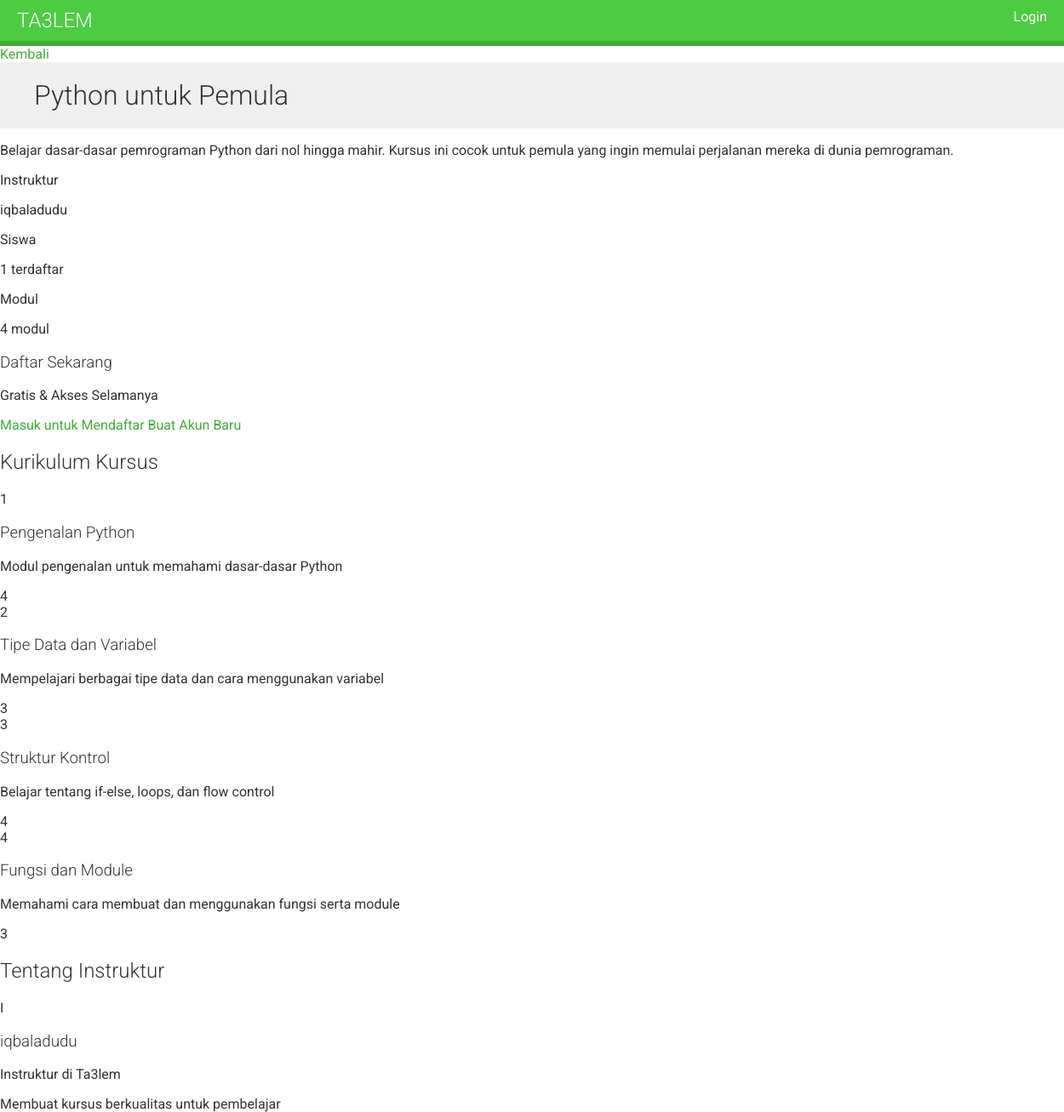
The page /course/python-untuk-pemula/ on the database its author committed.
### courses/models.py (models this page shows, shortened)
class Course(models.Model):
    owner = models.ForeignKey(User, on_delete=models.CASCADE, related_name='courses_created')
    subject = models.ForeignKey(Subject, on_delete=models.CASCADE, related_name='courses')
    title = models.CharField(max_length=200)
    slug = models.SlugField(max_length=200, unique=True)
    overview = models.TextField()
    created = models.DateTimeField(auto_now_add=True)
    students = models.ManyToManyField(User, related_name='courses_joined', blank=True)
    class Meta:
        ordering = ['-created']

class Module(models.Model):
    course = models.ForeignKey(Course, on_delete=models.CASCADE, related_name='modules')
    title = models.CharField(max_length=200)
    description = models.TextField(blank=True)
    order = OrderField(blank=True, for_fields=['course'])
    class Meta:
        ordering = ['order']

### users/models.py (models this page shows, shortened)
class User(AbstractUser):
    STUDENT = 'student'
    INSTRUCTOR = 'instructor'
    STAFF = 'staff'
    ROLE_CHOICES = [
        (STUDENT, 'Student'),
        (INSTRUCTOR, 'Instructor'),
        (STAFF, 'Staff'),
    ]
    role = models.CharField(
        max_length=20,
        choices=ROLE_CHOICES,
        default=STUDENT,
        help_text='User role in the LMS'
    )
    is_active = models.BooleanField(default=False)
    avatar = models.ImageField(upload_to='avatars/', blank=True, null=True)
    bio = models.TextField(blank=True)
    phone_number = models.CharField(max_length=20, blank=True)
    date_of_birth = models.DateField(blank=True, null=True)
    address = models.TextField(blank=True)
    city = models.CharField(max_length=100, blank=True)
    country = models.CharField(max_length=100, blank=True)
    postal_code = models.CharField(max_length=20, blank=True)
    timezone = models.CharField(max_length=50, default='UTC')
    language = models.CharField(max_length=10, default='en')
    email_notifications = models.BooleanField(default=True)
    created_at = models.DateTimeField(auto_now_add=True)
    updated_at = models.DateTimeField(auto_now=True)
    class Meta:
        permissions = [
            ('view_dashboard', 'Can view dashboard'),
        ]

### courses/views.py (the view)
# urls.py: path('<slug:slug>/', views.CourseDetailView.as_view(), name='course_detail'),
class CourseDetailView(DetailView):
    model = Course
    template_name = 'courses/course/detail.html'
    def get_context_data(self, **kwargs):
        context = super().get_context_data(**kwargs)
        context['enroll_form'] = CourseEnrollForm(
            initial={'course': self.object}
        )
        return context

### courses/templates/courses/course/detail.html (shortened to what this page needs)
{% extends "base.html" %}
{% block content %}
    <div class="relative bg-gradient-to-br from-blue-600 via-purple-600 to-pink-500 text-white py-8 sm:py-12 lg:py-16 overflow-hidden">
        <div class="relative max-w-7xl mx-auto px-4 sm:px-6 lg:px-8">
            <div class="lg:flex lg:items-start lg:gap-8">
                <div class="flex-1">
                    <div class="mb-4">
                        <a href="{% url 'course_list_subject' course.subject.slug %}"
                           class="inline-flex items-center text-white/90 hover:text-white text-xs sm:text-sm font-semibold mb-4 px-3 sm:px-4 py-2 bg-white/10 backdrop-blur-sm rounded-full hover:bg-white/20 transition-all duration-200">
                            <span class="sm:hidden">Kembali</span>
                        </a>
                    </div>
                    <h1 class="text-2xl sm:text-3xl md:text-4xl lg:text-5xl font-extrabold mb-3 sm:mb-4 leading-tight">{{ course.title }}</h1>
                    <p class="text-sm sm:text-base lg:text-xl text-blue-50 mb-4 sm:mb-6 leading-relaxed">{{ course.overview }}</p>
                    <div class="flex flex-wrap items-center gap-3 sm:gap-4 lg:gap-6">
                        <div class="flex items-center bg-white/10 backdrop-blur-sm px-3 sm:px-4 py-2 sm:py-3 rounded-xl">
                            <div>
                                <p class="text-[10px] sm:text-xs opacity-80 font-medium">Instruktur</p>
                                <p class="font-bold text-xs sm:text-sm">{{ course.owner.username }}</p>
                            </div>
                        </div>
                        <div class="flex items-center bg-white/10 backdrop-blur-sm px-3 sm:px-4 py-2 sm:py-3 rounded-xl">
                            <div>
                                <p class="text-[10px] sm:text-xs opacity-80 font-medium">Siswa</p>
                                <p class="font-bold text-xs sm:text-sm">{{ course.students.count }} terdaftar</p>
                            </div>
                        </div>
                        <div class="flex items-center bg-white/10 backdrop-blur-sm px-3 sm:px-4 py-2 sm:py-3 rounded-xl">
                            <div>
                                <p class="text-[10px] sm:text-xs opacity-80 font-medium">Modul</p>
                                <p class="font-bold text-xs sm:text-sm">{{ course.modules.count }} modul</p>
                            </div>
                        </div>
                    </div>
                </div>
            </div>
        </div>
    </div>
    <div class="max-w-7xl mx-auto px-4 sm:px-6 lg:px-8 py-6 sm:py-8 lg:py-12">
        <div class="lg:hidden mb-6 sm:mb-8">
            <div class="bg-white/90 backdrop-blur-sm rounded-2xl shadow-2xl p-5 sm:p-6 border border-gray-100">
                <div class="flex items-center justify-between mb-4">
                    <div>
                        <h3 class="text-lg sm:text-xl font-extrabold text-gray-900">Daftar Sekarang</h3>
                        <p class="text-xs sm:text-sm text-gray-600">Gratis & Akses Selamanya</p>
                    </div>
                </div>
                {% if user.is_authenticated %}
                    {% if user in course.students.all %}
                        <a href="{% url 'student_course_detail' course.id %}"
                           class="block w-full bg-gradient-to-r from-green-500 to-emerald-500 hover:from-green-600 hover:to-emerald-600 text-white font-bold py-3 sm:py-4 px-6 rounded-xl text-center transition-all duration-200 mb-3 shadow-xl hover:shadow-2xl text-sm sm:text-base">
                            <i class="fas fa-play-circle mr-2"></i>
                            Lanjutkan Belajar
                        </a>
                        <p class="text-center text-xs sm:text-sm font-semibold px-4 py-2.5 sm:py-3 bg-green-50 text-green-700 rounded-xl">
                            <i class="fas fa-check-circle mr-1"></i>
                            Anda sudah terdaftar
                        </p>
                    {% else %}
                        <form action="{% url 'student_enroll_course' %}" method="post">
                            {% csrf_token %}
                            {{ enroll_form.as_p }}
                            <button type="submit"
                                    class="w-full bg-gradient-to-r from-blue-600 to-purple-600 hover:from-blue-700 hover:to-purple-700 text-white font-bold py-3 sm:py-4 px-6 rounded-xl transition-all duration-200 shadow-xl hover:shadow-2xl text-sm sm:text-base">
                                <i class="fas fa-user-plus mr-2"></i>
                                Daftar Kursus Gratis
                            </button>
                        </form>
                    {% endif %}
                {% else %}
                    <a href="{% url 'student_login' %}?next={{ request.path }}"
                       class="block w-full bg-gradient-to-r from-blue-600 to-purple-600 hover:from-blue-700 hover:to-purple-700 text-white font-bold py-3 sm:py-4 px-6 rounded-xl text-center transition-all duration-200 shadow-xl hover:shadow-2xl mb-3 text-sm sm:text-base">
                        Masuk untuk Mendaftar
                    </a>
                    <a href="{% url 'student_registration' %}"
                       class="block w-full bg-white hover:bg-gray-50 text-blue-600 font-bold py-3 sm:py-4 px-6 rounded-xl text-center border-2 border-blue-600 transition-all duration-200 text-sm sm:text-base">
                        Buat Akun Baru
                    </a>
                {% endif %}
            </div>
        </div>
        <div class="lg:flex lg:gap-8">
            <div class="flex-1 mb-8 lg:mb-0">
                <div class="bg-white/80 backdrop-blur-sm rounded-2xl shadow-xl p-5 sm:p-6 lg:p-8 mb-6 sm:mb-8 border border-gray-100">
                    <h2 class="text-xl sm:text-2xl lg:text-3xl font-extrabold text-gray-900 mb-4 sm:mb-6 flex items-center">
                        <span class="text-lg sm:text-2xl lg:text-3xl">Kurikulum Kursus</span>
                    </h2>
                    {% if course.modules.all %}
                        <div class="space-y-3 sm:space-y-4">
                            {% for module in course.modules.all %}
                                <div class="group border-2 border-gray-200 rounded-xl overflow-hidden hover:border-blue-300 hover:shadow-lg transition-all duration-200">
                                    <div class="bg-gradient-to-r from-gray-50 to-blue-50 px-3 sm:px-4 lg:px-6 py-3 sm:py-4 flex items-start justify-between flex-wrap gap-3">
                                        <div class="flex items-start flex-1 min-w-0">
                                            <div class="flex-shrink-0 w-10 h-10 sm:w-12 sm:h-12 bg-gradient-to-br from-blue-500 to-purple-500 rounded-xl flex items-center justify-center mr-3 sm:mr-4 shadow-lg">
                                                <span class="text-white font-extrabold text-base sm:text-lg">{{ forloop.counter }}</span>
                                            </div>
                                            <div class="flex-1 min-w-0">
                                                <h3 class="text-base sm:text-lg font-bold text-gray-900 mb-1 group-hover:text-blue-600 transition-colors">{{ module.title }}</h3>
                                                {% if module.description %}
                                                    <p class="text-xs sm:text-sm text-gray-600 line-clamp-2">{{ module.description }}</p>
                                                {% endif %}
                                            </div>
                                        </div>
                                        <div class="flex items-center bg-white px-2.5 sm:px-3 py-1.5 sm:py-2 rounded-lg shadow-sm">
                                            <span class="text-xs sm:text-sm font-bold text-gray-700">{{ module.contents.count }}</span>
                                        </div>
                                    </div>
                                </div>
                            {% endfor %}
                        </div>
                    {% endif %}
                </div>
                <div class="bg-white/80 backdrop-blur-sm rounded-2xl shadow-xl p-5 sm:p-6 lg:p-8 border border-gray-100">
                    <h2 class="text-xl sm:text-2xl lg:text-3xl font-extrabold text-gray-900 mb-4 sm:mb-6 flex items-center">
                        <span class="text-lg sm:text-2xl lg:text-3xl">Tentang Instruktur</span>
                    </h2>
                    <div class="flex items-start gap-3 sm:gap-4">
                        <div class="w-16 h-16 sm:w-20 sm:h-20 rounded-2xl bg-gradient-to-br from-blue-500 via-purple-500 to-pink-500 flex items-center justify-center text-white text-2xl sm:text-3xl font-extrabold flex-shrink-0 shadow-xl">
                            {{ course.owner.username.0|upper }}
                        </div>
                        <div class="flex-1 min-w-0">
                            <h3 class="text-lg sm:text-xl font-bold text-gray-900 mb-2">{{ course.owner.username }}</h3>
                            <p class="text-sm sm:text-base text-gray-600 mb-3">Instruktur di Ta3lem</p>
                            <div class="flex items-center text-xs sm:text-sm text-gray-500">
                                <span>Membuat kursus berkualitas untuk pembelajar</span>
                            </div>
                        </div>
                    </div>
                </div>
            </div>
        </div>
    </div>
{% endblock %}

### courses/static/css/base.css (style rules this page uses)
body { margin:0; font-family:'Roboto', sans-serif; font-weight:400; color:#333; }
a { color:#3fad37; text-decoration:none; }
h1, h2, h3, h4, h5, h6 { font-family:'Roboto', sans-serif; font-weight:300; }
h1 { background:#efefef; width:100%; overflow:auto; padding:20px 0 20px 40px; margin:0; }

### rows shown on the page
Course: title "Python untuk Pemula", overview "Belajar dasar-dasar pemrograman Python dari nol hingga mahir. Kursus ini cocok untuk pemula yang ingin memulai perjalanan mereka di dunia pemrograman.", owner.username "iqbaladudu", students.count "1", modules.count "4", owner.username.0 "I"
Module: title "Pengenalan Python", description "Modul pengenalan untuk memahami dasar-dasar Python", contents.count "4"
Module: title "Tipe Data dan Variabel", description "Mempelajari berbagai tipe data dan cara menggunakan variabel", contents.count "3"
Module: title "Struktur Kontrol", description "Belajar tentang if-else, loops, dan flow control", contents.count "4"
Module: title "Fungsi dan Module", description "Memahami cara membuat dan menggunakan fungsi serta module", contents.count "3"
